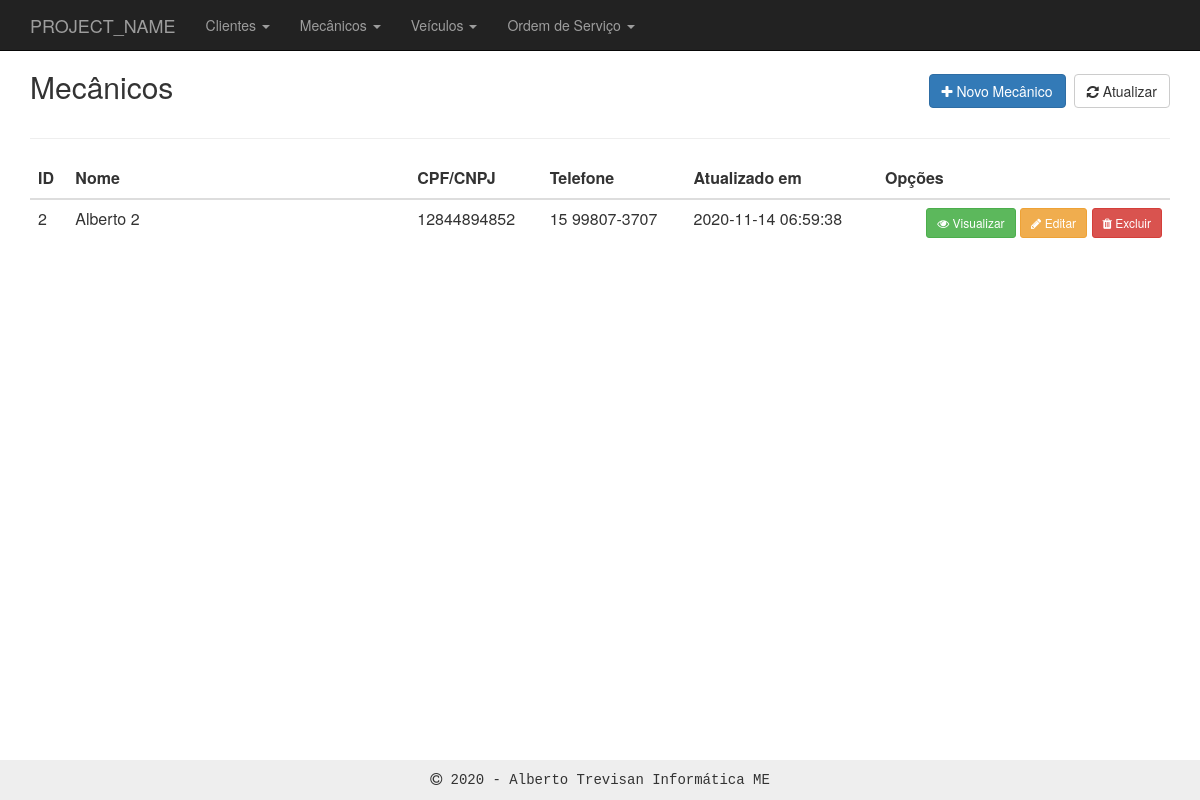
/mecanico/index.php, run on the app's committed database.
### tables this page shows
CREATE TABLE `mecanico` (
  `id` int(11) NOT NULL,
  `resp_cnpj` varchar(255) NOT NULL,
  `name` varchar(255) NOT NULL,
  `cpf_cnpj` varchar(14) NOT NULL,
  `birthdate` text NOT NULL,
  `address` varchar(255) NOT NULL,
  `hood` varchar(100) NOT NULL,
  `zip_code` varchar(9) NOT NULL,
  `city` varchar(100) NOT NULL,
  `state` varchar(100) NOT NULL,
  `phone` varchar(20) NOT NULL,
  `mobile` varchar(20) NOT NULL,
  `ie` varchar(20) NOT NULL,
  `created` datetime NOT NULL,
  `modified` datetime NOT NULL
);

### inc/database.php (called while the page is built, shortened)
<?php
function open_database() {
	try {
		$conn = new mysqli(DB_HOST, DB_USER, DB_PASSWORD, DB_NAME);
		return $conn;
	} catch (Exception $e) {
		echo $e->getMessage();
		return null;
	}
}
function find( $table = null, $id = null ) {
	$database = open_database();
	$found = null;
	try {
	  if ($id) {
	    $sql = "SELECT * FROM " . $table . " WHERE id = " . $id;
	    $result = $database->query($sql);
	    if ($result->num_rows > 0) {
	      $found = $result->fetch_assoc();
	    }
	  } else {
	    $sql = "SELECT * FROM " . $table;
	    $result = $database->query($sql);
	    if ($result->num_rows > 0) {
	      $found = $result->fetch_all(MYSQLI_ASSOC);
	    }
	  }
	} catch (Exception $e) {
	  $_SESSION['message'] = $e->GetMessage();
	  $_SESSION['type'] = 'danger';
  }
	return $found;
}

### mecanico/functions.php (called while the page is built, shortened)
<?php
function index() {
	$customers = find_all('mecanico');
}
function find_all( $table ) {
  return find($table);
}

### functions.php (called while the page is built)
<?php
function mask($val, $mask)
{
 $maskared = '';
 $k = 0;
 for($i = 0; $i<=strlen($mask)-1; $i++)
 {
 if($mask[$i] == '#')
 {
 if(isset($val[$k]))
 $maskared .= $val[$k++];
 }
 else
 {
 if(isset($mask[$i]))
 $maskared .= $mask[$i];
 }
 }
 return $maskared;
}

### mecanico/index.php (the view, shortened to what this page needs)
<?php
    require_once('../functions.php');
    require_once('functions.php');
    index();
?>
<header>
	<div class="row">
		<div class="col-sm-6">
			<h2>Mecânicos</h2>
		</div>
		<div class="col-sm-6 text-right h2">
	    	<a class="btn btn-primary" href="add.php"><i class="fa fa-plus"></i> Novo Mecânico</a>
	    	<a class="btn btn-default" href="index.php"><i class="fa fa-refresh"></i> Atualizar</a>
	    </div>
	</div>
</header>
<hr>
<table class="table table-hover">
<thead>
	<tr>
		<th>ID</th>
		<th width="30%">Nome</th>
		<th>CPF/CNPJ</th>
		<th>Telefone</th>
		<th>Atualizado em</th>
		<th>Opções</th>
	</tr>
</thead>
<tbody>
<?php if ($customers) : ?>
<?php foreach ($customers as $customer) : ?>
	<tr>
		<td><?php echo $customer['id']; ?></td>
		<td><?php echo $customer['name']; ?></td>
		<td><?php echo $customer['cpf_cnpj']; ?></td>
		<td><?php echo mask($customer['mobile'],'## #####-####'); ?></td>
		<td><?php echo $customer['modified']; ?></td>
		<td class="actions text-right">
			<a href="view.php?id=<?php echo $customer['id']; ?>" class="btn btn-sm btn-success"><i class="fa fa-eye"></i> Visualizar</a>
			<a href="edit.php?id=<?php echo $customer['id']; ?>" class="btn btn-sm btn-warning"><i class="fa fa-pencil"></i> Editar</a>
			<a href="#" class="btn btn-sm btn-danger" data-toggle="modal" data-target="#delete-modal" data-customer="<?php echo $customer['id']; ?>">
				<i class="fa fa-trash"></i> Excluir
			</a>
		</td>
	</tr>
<?php endforeach; ?>
<?php else : ?>
	<tr>
		<td colspan="6">Nenhum registro encontrado.</td>
	</tr>
<?php endif; ?>
</tbody>
</table>

### inc/header.php (style rules this page uses)
body { padding-top: 50px; padding-bottom: 20px; }

### data on the page
mecanico: id "2", name "Alberto 2", cpf_cnpj "12844894852", mobile "15 99807-3707", modified "2020-11-14 06:59:38"

### other printed values
PROJECT_NAME "PROJECT_NAME"
